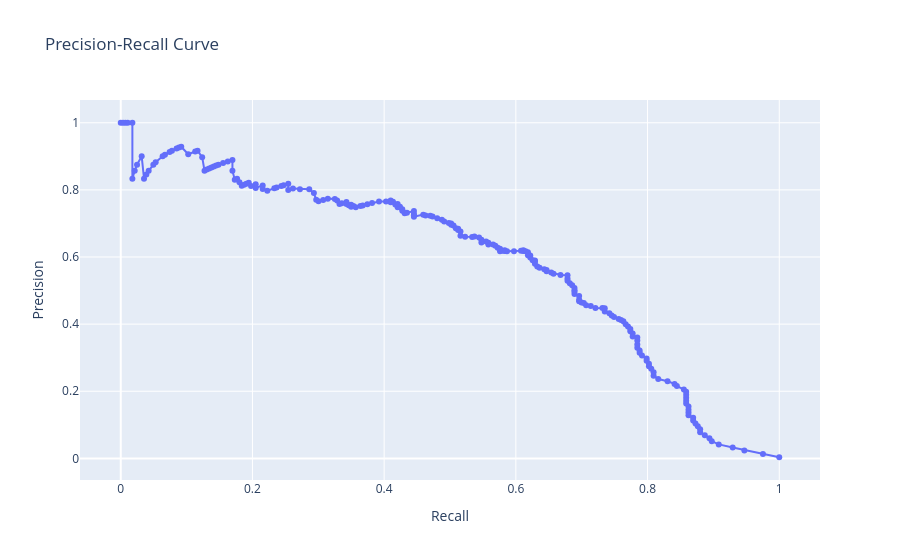

This figure's notebook cell:
### Code cell
from sklearn.metrics import precision_recall_curve

precision, recall, thresholds = precision_recall_curve(
    y_val,
    y_val_proba_rf
)

fig = px.line(
    x=recall,
    y=precision,
    markers=True,
    labels={
        "x": "Recall",
        "y": "Precision"
    },
    title="Precision-Recall Curve"
)

fig.show()

### Figure 1 — Plotly figure (JSON) as saved in the notebook; plotly's stock layout.template omitted (floating-point values rounded to 4 significant figures; data arrays with more than 128 entries replaced by an {"elided": "..."} marker saying what was removed)
{"data": [{"hovertemplate": "Recall=%{x}<br>Precision=%{y}<extra></extra>", "legendgroup": "", "line": {"color": "#636efa", "dash": "solid"}, "marker": {"symbol": "circle"}, "mode": "lines+markers", "name": "", "orientation": "v", "showlegend": false, "type": "scatter", "x": {"elided": "224 float values"}, "xaxis": "x", "y": {"elided": "224 float values"}, "yaxis": "y"}], "layout": {"legend": {"tracegroupgap": 0}, "title": {"text": "Precision-Recall Curve"}, "xaxis": {"anchor": "y", "domain": [0, 1], "title": {"text": "Recall"}}, "yaxis": {"anchor": "x", "domain": [0, 1], "title": {"text": "Precision"}}}}
